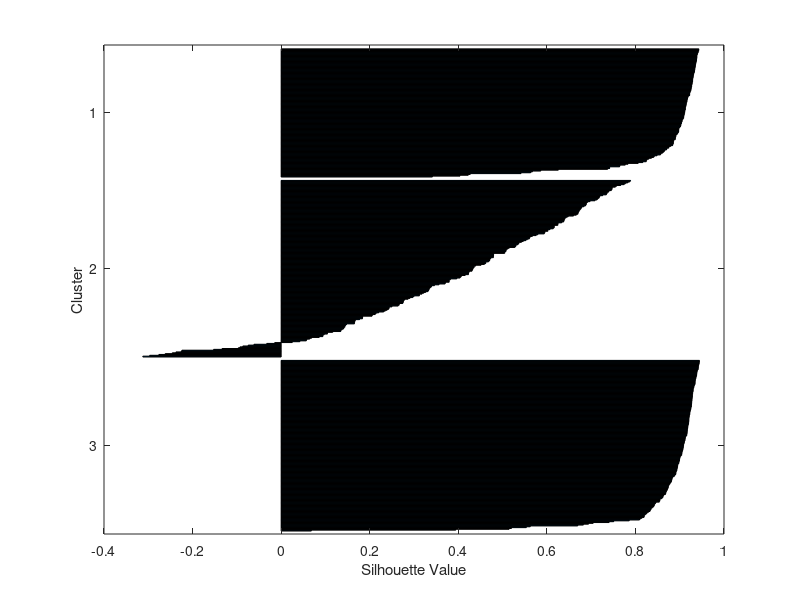
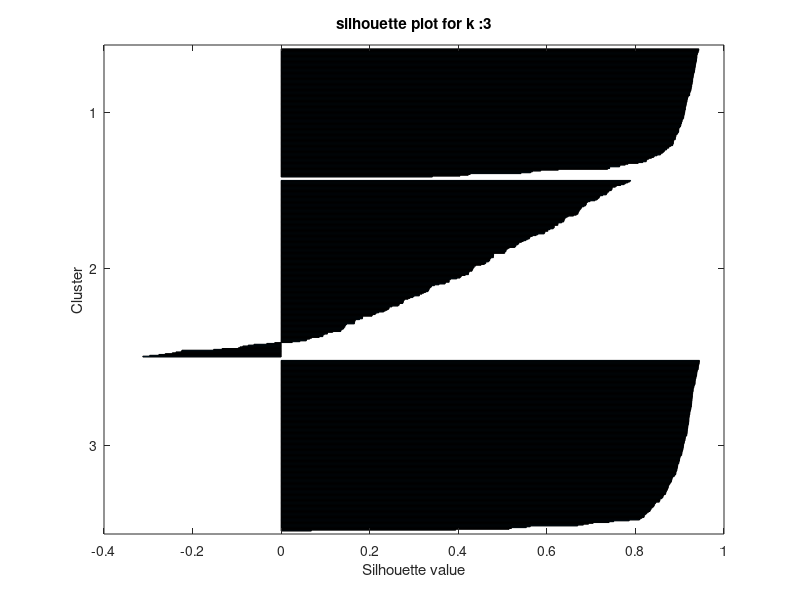
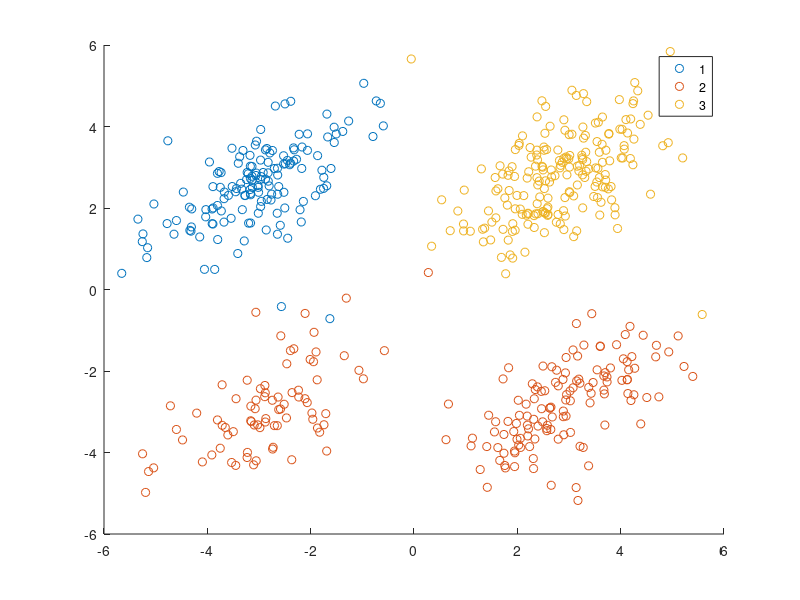
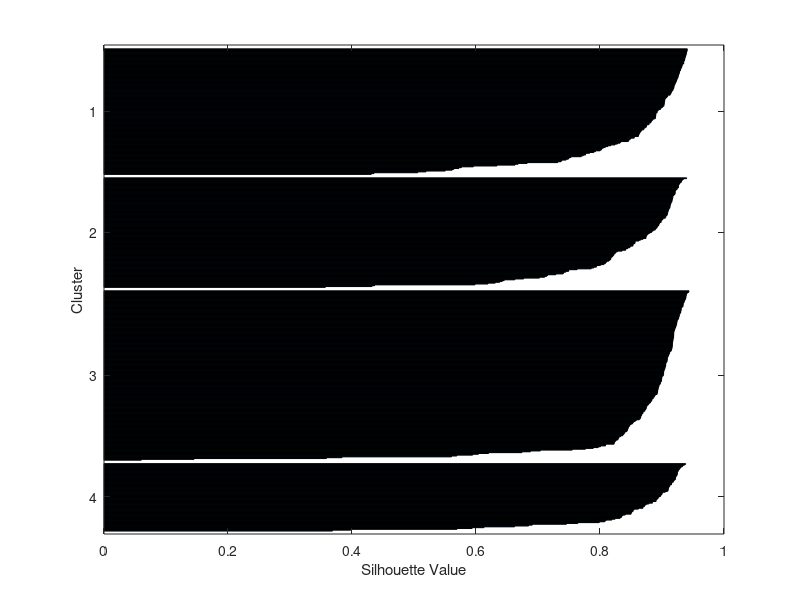

These charts were generated, in order, by the following MATLAB code:
%loading kmeans
load kmeansdata;

%assing data to a variable 
new_data = X;
%defining k values

k_values = [3,4,5];

%part 2 begins
%%%%%%%%%%%%%%%%%%%%%%%%%%%%%%%%%%%%%%%%%%%%%%%%%%%%%

% %for evaluating matrices
% evl_mtrcs = zeros(length(k_values),1);
% 
% for i =1:length(k_values)
%     %k means clustering for every k value
%     k2 = k_values(i);
%     [indx,c] = kmeans(new_data,k2);
%     %evaluating the clutering perfomance
%     evl_mtrcs(i) = sum(sum(new_data-c(indx,:)));
%     %visualizing 
%     %************************
% 
    % % figure;
    % % gscatter(new_data(:,1),new_data(:,2),indx);
    % % hold on;
    % % %ploting centroids
    % % scatter(c(:,1),c(:,2),100,'k','filled');
    % % title("cluster results");
    % % legend('cluser1','cluster2','cluster3');
    % % hold off;
    % % ***************************
%     if size(new_data,2)<= 3
%         figure;
% 
%         scatter3(new_data(:,1),new_data(:,2),new_data(:,3),[],indx,'filled');
%         title(["k means clustering with k = ",num2str(k2)]);
%          xlabel('Feature 1');
%         ylabel('Feature 2');
%         zlabel('Feature 3');
%         drawnow;
% 
%     end
% 
% end
% 
% [optimal_value, indx_optimal] = min(evl_mtrcs);
% optimal_k = k_values(indx_optimal);
% fprintf('Optimal number of clusters: K = %d\n', optimal_k);
% part 2 end
%%%%%%%%%%%%%%%%%%%%%%%%%%%%%%%%%%%%%%%%%%%%%%%%%%%%%

%part 3

%initializing variables for mean silhouette score
mean_sil_score = zeros(length(k_values),1);

for i =1:length(k_values)
    %k means clustring for every k value
    k2 = k_values(i);
    [indx,centroids] = kmeans(new_data,k2);

    %calculating sihoutte values
    silht_values = silhouette(new_data,indx);
    %calculating 
    mean_sil_score(i) = mean(silht_values);
    %ploting silht values for each cluster 
  
        figure;
        
        silhouette(new_data,indx);
        
        title (["silhouette plot for k :",num2str(k2)]);
        xlabel('Silhouette value');
        ylabel('Cluster');

        %%%%%%%%%%%%%%%%%%%%%%%%%%%%%%%%%%%%%%%%%%%%%%
        %q3 end

  %q4 begin
  %ploting clustrs
  figure;
  gscatter(new_data(:,1),new_data(:,2),indx);
  hold on;
        
   
end
